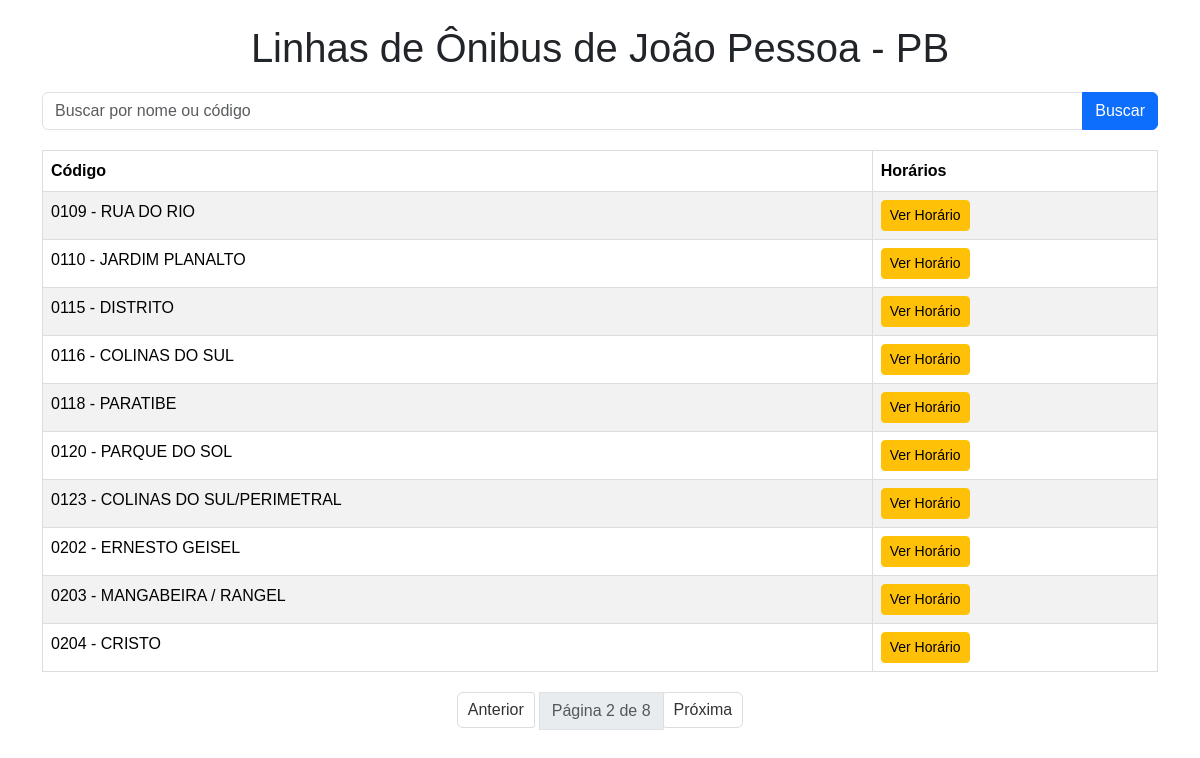
The page /?pagina=2 on the database its author committed.
### tables this page shows
CREATE TABLE linhas (
                codigo TEXT PRIMARY KEY,
                itinerario_link TEXT,
                horario_link TEXT,
                nome TEXT,
                horarios TEXT,  -- Armazena os horários como JSON stringificado
                observacao TEXT
            );

### app.py (the view)
@app.route("/", methods=['GET'])
def index():
    busca = request.args.get('busca')
    pagina = request.args.get('pagina', 1, type=int)
    linhas_por_pagina = 10
    conn = get_db_connection()
    cursor = conn.cursor()
    try:
        if busca:
            cursor.execute("SELECT * FROM linhas WHERE nome LIKE ? OR codigo LIKE ?", ('%' + busca + '%', '%' + busca + '%',))
            linhas_totais = len(cursor.fetchall())
            cursor.execute("SELECT * FROM linhas WHERE nome LIKE ? OR codigo LIKE ? LIMIT ? OFFSET ?", ('%' + busca + '%', '%' + busca + '%', linhas_por_pagina, (pagina - 1) * linhas_por_pagina))
        else:
            cursor.execute("SELECT * FROM linhas")
            linhas_totais = len(cursor.fetchall())
            cursor.execute(f"SELECT * FROM linhas LIMIT {linhas_por_pagina} OFFSET {(pagina - 1) * linhas_por_pagina}")
        linhas = cursor.fetchall()
        num_paginas = (linhas_totais + linhas_por_pagina - 1) // linhas_por_pagina
    except sqlite3.Error as e:
        return f"Erro ao acessar o banco de dados: {e}"
    finally:
        conn.close()
    return render_template("index.html", linhas=linhas, busca=busca, pagina=pagina, num_paginas=num_paginas)

### app.py (called while the page is built)
def get_db_connection():
    db_path = os.path.join(os.path.dirname(__file__), DATABASE)
    conn = sqlite3.connect(db_path)
    conn.row_factory = sqlite3.Row
    return conn

### templates/index.html (shortened to what this page needs)
<!DOCTYPE html>
<html>
<head>
    <link href="https://cdn.jsdelivr.net/npm/bootstrap@5.3.2/dist/css/bootstrap.min.css" rel="stylesheet">
    <link rel="stylesheet" href="{{ url_for('static', filename='style.css') }}">
</head>
<body>
    <div class="container mt-4">
        <h1>Linhas de Ônibus de João Pessoa - PB</h1>
        <form method="GET" class="mb-3">
            <div class="input-group">
                <input type="text" name="busca" class="form-control" placeholder="Buscar por nome ou código">
                <button type="submit" class="btn btn-primary">Buscar</button>
            </div>
        </form>
        {% if linhas %}
            <table class="table table-striped table-hover">
                <thead>
                    <tr>
                        <th>Código</th>
                        <th>Horários</th>
                    </tr>
                </thead>
                <tbody>
                    {% for linha in linhas %}
                        <tr>
                            <td>{{ linha['codigo'] }}</td>
                            <td><a href="{{ url_for('detalhes_horario', codigo=linha['codigo']) }}" class="btn btn-sm btn-warning">Ver Horário</a></td>
                        </tr>
                    {% endfor %}
                </tbody>
            </table>
            <nav aria-label="Navegação de página">
                <ul class="pagination justify-content-center">
                    {% if pagina > 1 %}
                        <li class="page-item"><a class="page-link" href="{{ url_for('index', busca=busca, pagina=pagina - 1) }}">Anterior</a></li>
                    {% endif %}
                    <li class="page-item disabled"><span class="page-link">Página {{ pagina }} de {{ num_paginas }}</span></li>
                    {% if pagina < num_paginas %}
                        <li class="page-item"><a class="page-link" href="{{ url_for('index', busca=busca, pagina=pagina + 1) }}">Próxima</a></li>
                    {% endif %}
                </ul>
            </nav>
        {% else %}
            <p class="text-center">Nenhuma linha encontrada.</p>
        {% endif %}
    </div>
</body>
</html>

### static/style.css (style rules this page uses)
body { font-family: sans-serif; margin: 20px; }
h1 { text-align: center; margin-bottom: 20px; }
table { width: 100%; border-collapse: collapse; margin-top: 20px; }
th, td { border: 1px solid #ddd; padding: 8px; text-align: left; }
th { background-color: #f2f2f2; font-weight: bold; }
a { text-decoration: none; color: #007bff; }
.pagination { margin-top: 20px; text-align: center; }
.pagination a { display: inline-block; padding: 5px 10px; margin: 0 5px; border: 1px solid #ddd; border-radius: 3px; text-decoration: none; color: #333; }

### rows shown on the page
linhas: codigo "0109 - RUA DO RIO"
linhas: codigo "0110 - JARDIM PLANALTO"
linhas: codigo "0115 - DISTRITO"
linhas: codigo "0116 - COLINAS DO SUL"
linhas: codigo "0118 - PARATIBE"
linhas: codigo "0120 - PARQUE DO SOL"
linhas: codigo "0123 - COLINAS DO SUL/PERIMETRAL"
linhas: codigo "0202 - ERNESTO GEISEL"
linhas: codigo "0203 - MANGABEIRA / RANGEL"
linhas: codigo "0204 - CRISTO"

### other values the page prints
{{ pagina }} "2"
{{ num_paginas }} "8"
